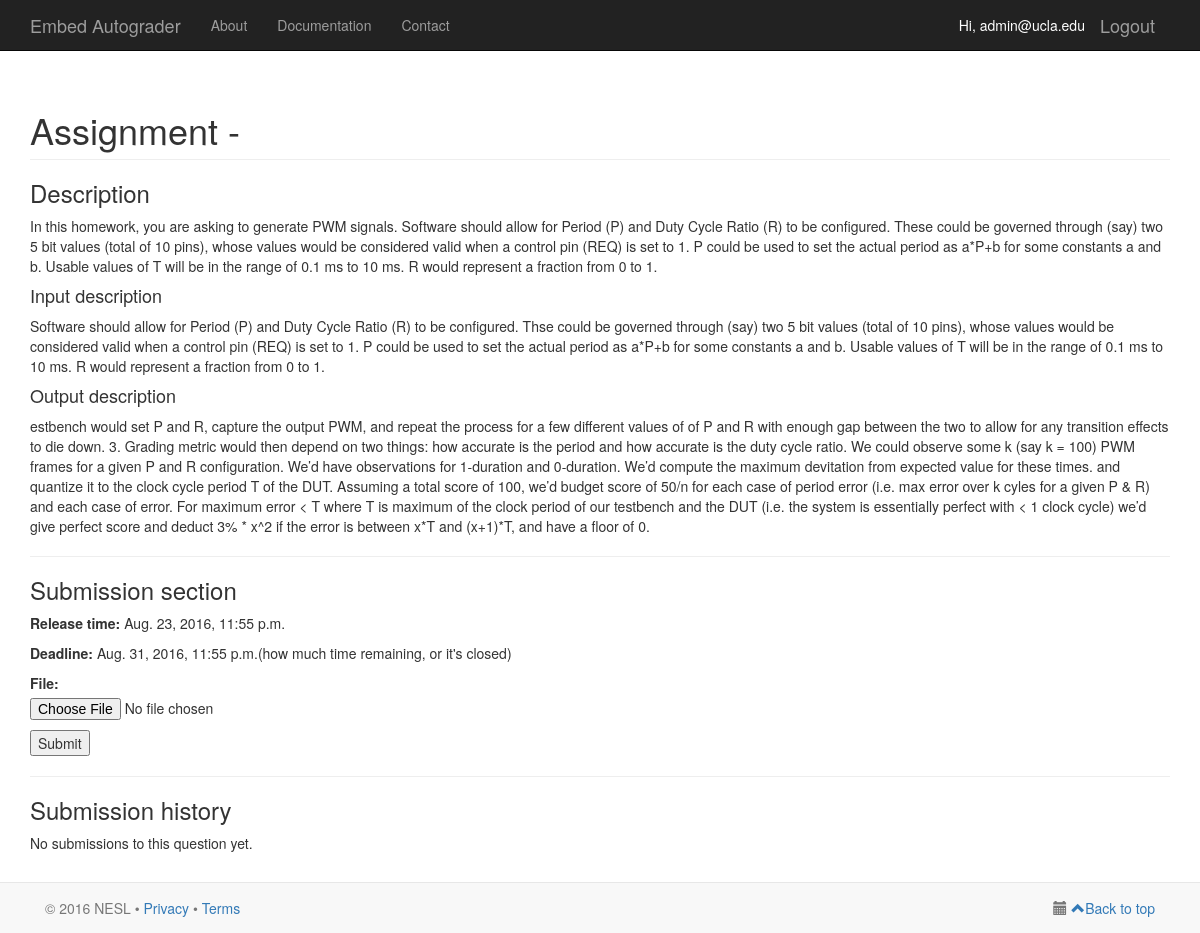
/assignment/1/ (signed in), run on an earlier commit of the app's database.
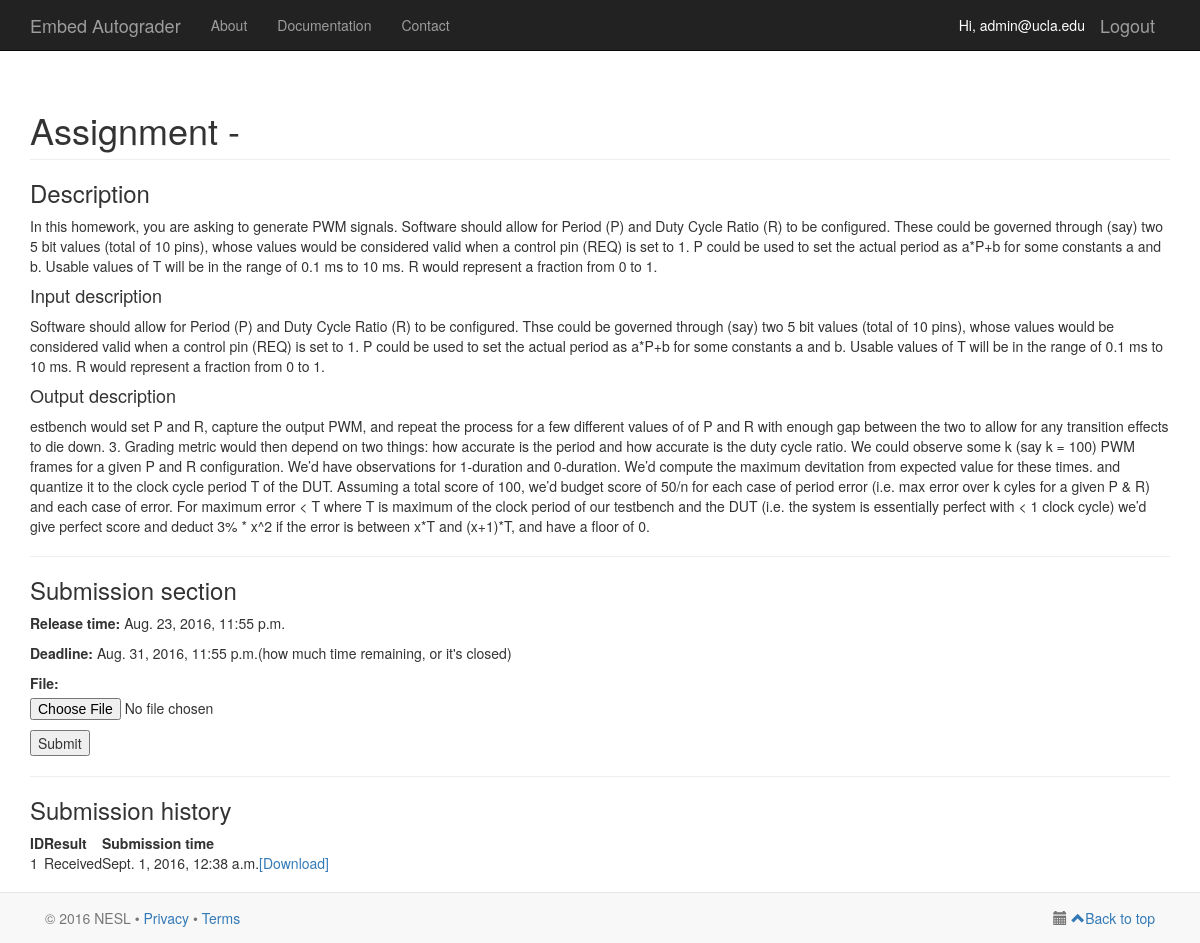
And on a later commit of the database.
### serapis/models.py (models this page shows, shortened)
class Assignment(models.Model):
    course_id = models.ForeignKey(Course, on_delete = models.CASCADE)
    name = models.CharField(max_length=50)
    release_time = models.DateTimeField()
    deadline = models.DateTimeField()
    problem_statement = models.TextField()
    input_statement = models.TextField()
    output_statement = models.TextField()
    testbed_type_id = models.ForeignKey(TestbedType, on_delete = models.CASCADE, default = None, null = True)
    num_testbeds = models.IntegerField(default = None, null = True)

class Submission(models.Model):
    STAT_RECEIVED = 0
    STAT_GRADING = 10
    STAT_REGRADING = 11
    STAT_GRADED = 20
    SUBMISSION_STATES = (
            (STAT_RECEIVED, "Received"),
            (STAT_GRADING, "Grading"),
            (STAT_REGRADING, "Rejudging"),
            (STAT_GRADED, "Result is ready"),
    )
    student_id = models.ForeignKey(User, on_delete = models.CASCADE)
    assignment_id = models.ForeignKey(Assignment, on_delete = models.CASCADE)
    submission_time = models.DateTimeField()
    grading_result = models.FloatField()
    status = models.IntegerField(choices = SUBMISSION_STATES, default = STAT_RECEIVED)
    file = models.FileField(upload_to='uploaded_files')

### serapis/views.py (the view, shortened to what this page needs)
# urls.py: url(r'^create-assignment/([0-9]+)/$', views.create_assignment, name='create-assignment'),
@login_required(login_url='/login/')
def assignment(request, assignment_id):
    username = request.user
    user = User.objects.filter(username=username)[0]
    user_profile = UserProfile.objects.filter(user=user)[0]
    assignment_list = Assignment.objects.filter(id=assignment_id)
    if not assignment_list:
        return HttpResponse("Assignment cannot be found")
    assignment = assignment_list[0]
    submission_form = AssignmentSubmissionForm()
    submission_short_list = Submission.objects.filter(student_id=user, assignment_id=assignment).order_by('-id')
    template_context = {
            'myuser': request.user,
            'user_profile': user_profile,
            'assignment': assignment,
            'submission_form': submission_form,
            'submission_short_list': submission_short_list,
    }
    return render(request, 'serapis/assignment.html', template_context)

### serapis/model_forms.py
class AssignmentSubmissionForm(ModelForm):
    class Meta:
        model = Submission
        fields = ['file']

### serapis/templates/serapis/assignment.html (shortened to what this page needs)
{% extends 'serapis/base.html' %}
{% load staticfiles %}
{% block content %}
    <div class="container">
        <h1 class="page-header">Assignment - {{ assignment.name }}</h1>
        <h3>Description</h3>
        <p>{{ assignment.problem_statement }}</p>
        <h4>Input description</h4>
        <p>{{ assignment.input_statement }}</p>
        <h4>Output description</h4>
        <p>{{ assignment.output_statement }}</p>
        <hr/>
        <h3>Submission section</h3>
        <p><b>Release time: </b>{{ assignment.release_time }}</p>
        <p><b>Deadline: </b>{{ assignment.deadline }}(how much time remaining, or it's closed)</p>
        <form action="." method="post" enctype="multipart/form-data">
            {{ submission_form.as_p }}
            <input type="submit" value="Submit" />
        </form>
        <hr/>
        <h3>Submission history</h3>
        {% if not submission_short_list %}
            <p>No submissions to this question yet.</p>
        {% else %}
            <table>
                <tr><th>ID</th><th>Result</th><th>Submission time</th><th>&nbsp;</th></tr>
                {% for s in submission_short_list %}
                    <tr><td>{{ s.id }}</td><td>{{ s.get_status_display }}</td><td>{{ s.submission_time }}</td><td><a href="{{ MEDIA_URL }}{{ s.file.url }}">[Download]</a></tr>
                {% endfor %}
            </table>
        {% endif %}
    </div>
{% endblock %}

### serapis/templates/serapis/base.html (shortened to what this page needs)
{% load staticfiles %}
<!DOCTYPE html>
<html lang="en">
    <head>
        <link href="{% static 'bootstrap/css/bootstrap.min.css' %}" rel="stylesheet">
        <link href="{% static 'bootstrap/css/bootstrap-datetimepicker.css' %}" rel="stylesheet">
        <link href="http://code.jquery.com/ui/1.11.1/themes/smoothness/jquery-ui.css" rel="stylesheet">
        <link rel="stylesheet" href="//maxcdn.bootstrapcdn.com/font-awesome/4.3.0/css/font-awesome.min.css">
    </head>
    <body>
        <nav class="navbar navbar-inverse navbar-fixed-top" role="navigation">
            <div class="container">
                <div class="navbar-header">
                    <a class="navbar-brand" href="{% url 'homepage' %}">Embed Autograder</a>
                </div>
                {% if myuser.is_authenticated %}
                    <a href="{% url 'logout' %}" class="navbar-brand pull-right">Logout</a>
                    <span class="navbar-brand pull-right" style="font-size:14px; color:white">Hi, {{ myuser.username }}</span>
                {% endif %}
                <div class="collapse navbar-collapse" id="bs-example-navbar-collapse-1">
                    <ul class="nav navbar-nav">
                        <li><a href="#">About</a></li>
                        <li><a href="#">Documentation</a></li>
                        <li><a href="#">Contact</a></li>
                    </ul>
                </div>
            </div>
        </nav>
        {% block content %}
        {% endblock %}
        <div class="navbar navbar-default navbar-fixed-bottom">
        <div class="container">
            <p class="navbar-text pull-left">© 2016 NESL •
                <a href="http://nesl.ee.ucla.edu/privacy">Privacy</a>
                <span>•</span>
                <a href="http://nesl.ee.ucla.edu/terms">Terms</a>
            </p>
            <div class="navbar-text pull-right">
                <i class="glyphicon glyphicon-calendar" aria-hidden="true"></i>
                <a href="#Top"><span class="glyphicon-class glyphicon glyphicon-chevron-up"></span>Back to top</a>
            </div>
        </div>
    </body>
</html>

### serapis/templates/serapis/base.html (style rules this page uses)
body { padding-top: 70px; padding-bottom: 70px; }

What changed in the data, as far as the page shows it:
added Submission: id "1", status "Received", submission_time "Sept. 1, 2016, 12:38 a.m."
Also different on the page:
text no longer shown: "No submissions to this question yet."
text now shown: "ID Result Submission time"
